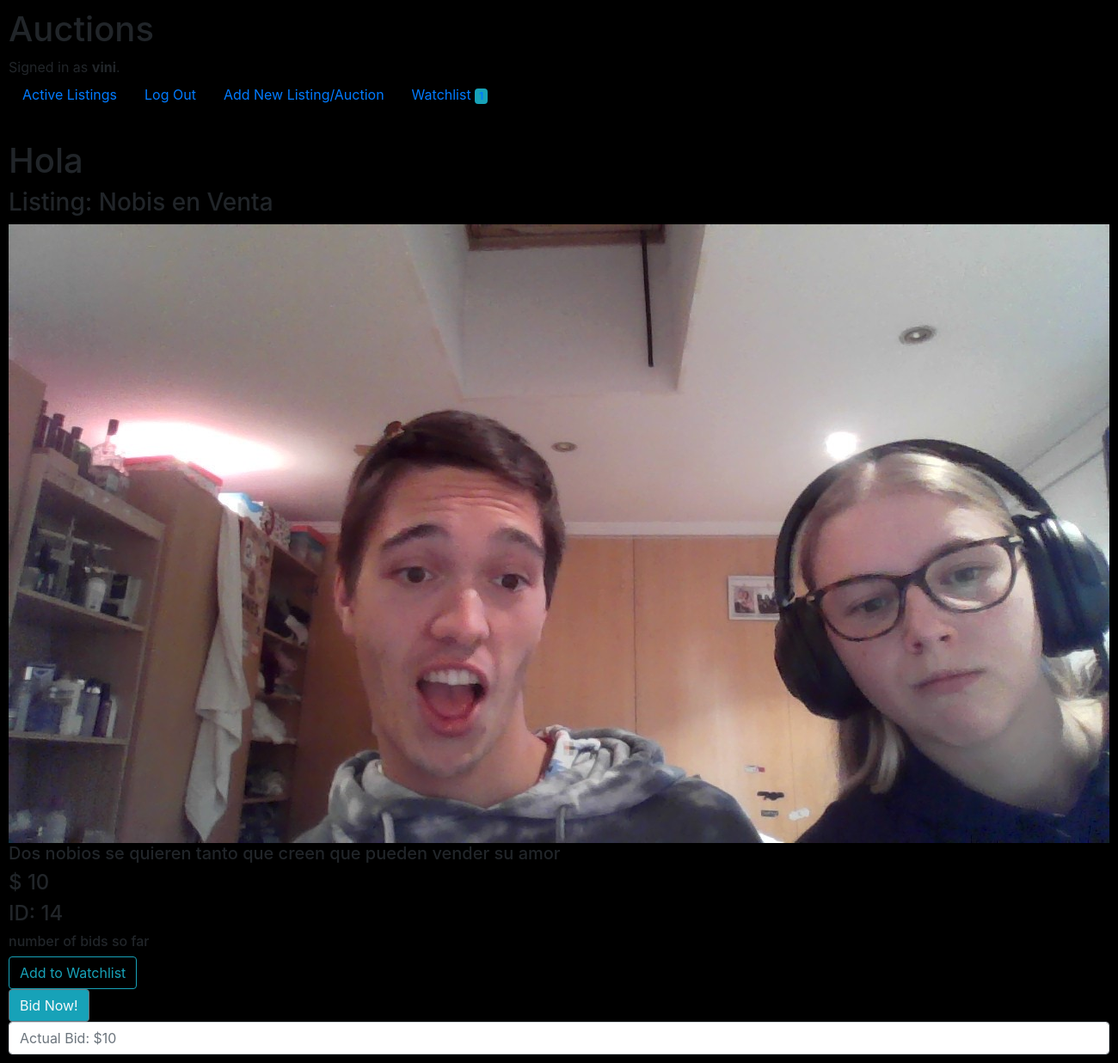
Page /listings/14 (signed in) on the committed database.
### auctions/models.py (models this page shows, shortened)
class User(AbstractUser):
    watchlist_counter = models.IntegerField(default=0, blank=True)
    watchlist = models.ManyToManyField(Auction, related_name='watchlist', blank=True)

class Auction(models.Model):
    image = models.ImageField(null=True, blank=True, upload_to="static/auctions/media")
    starting_bid = models.IntegerField(null=True)
    price = models.IntegerField()
    title = models.CharField(max_length=64)
    description = models.TextField()
    date = models.DateTimeField(auto_now=True)
    category = models.CharField(
        max_length=3,
        choices=CATEGORIES
    )

### auctions/views.py (the view)
# urls.py: path("listings/<int:listing_id>", views.listing_details, name="listing_details"),
@login_required(login_url='auctions/login.html')
def listing_details(request, listing_id):
    listing = Auction.objects.get(pk=listing_id)
    watchlist = request.user.watchlist.all()
    return render(request, "auctions/listing_details.html", {
        "listing": listing,
        "watchlist": watchlist
    })

### auctions/templates/auctions/listing_details.html (shortened to what this page needs)
{% extends "auctions/layout.html" %}
{% block body %}
    <h1>Hola</h1>
    <h3>Listing: {{ listing.title }}</h3>
     <img src="/{{ listing.image }}"" alt="image" />
    <h5>{{ listing.description }}</h5>
    <h4>$ {{ listing.price }}</h4>
    <h4>ID: {{ listing.id }}</h4>
    <h6>number of bids so far</h6>
    {% if listing not in watchlist %}
        <form action="{% url 'add_to_watchlist' listing.id %}" method="post">
            <input type="submit" class="btn btn-outline-info" value="Add to Watchlist">
        </form>
    {% else %}
        <form action="{% url 'remove_from_watchlist' listing.id %}" method="post">
            {% csrf_token %}
            <input type="submit" class="btn btn-outline-info" value="Remove from Watchlist">
        </form>
    {% endif %}
    <form action="{% url 'bid' listing.id %}" method="post">
        <div class="input-group-prepend">
            <button class="btn btn-outline-secondary bg-info text-light" type="submit">Bid Now!</button>
        </div>
        <input required type="number" min="{{ listing.price }}"  class="form-control" name="bid" placeholder="Actual Bid: ${{ listing.price }}">
    </form>
{% endblock %}

### auctions/templates/auctions/layout.html (shortened to what this page needs)
{% load static %}
<!DOCTYPE html>
<html lang="en">
    <head>
        <link rel="stylesheet" href="https://stackpath.bootstrapcdn.com/bootstrap/4.4.1/css/bootstrap.min.css">
        <link href="{% static 'auctions/styles.css' %}" rel="stylesheet">
    </head>
    <body>
        <h1>Auctions</h1>
        <div>
            {% if user.is_authenticated %}
                Signed in as <strong>{{ user.username }}</strong>.
            {% else %}
                Not signed in.
            {% endif %}
        </div>
        <ul class="nav">
            <li class="nav-item">
                <a class="nav-link" href="{% url 'index' %}">Active Listings</a>
            </li>
            {% if user.is_authenticated %}
                <li class="nav-item">
                    <a class="nav-link" href="{% url 'logout' %}">Log Out</a>
                </li>
                <li class="nav-item">
                    <a class="nav-link" href="{% url 'add' %}">Add New Listing/Auction</a>
                </li>
                <li class="nav-item">
                    <a class="nav-link" href="{% url 'watchlist' %}">Watchlist <span class="badge bg-info">{{ user.watchlist_counter }}</span>
                    </a>
                </li>
            {% endif %}
        </ul>
        <hr>
        {% block body %}
        {% endblock %}
    </body>
</html>

### auctions/static/auctions/styles.css (style rules this page uses)
body { padding: 10px; background: black; }

### rows in the picture
User: username "vini", watchlist_counter "1"
Auction: title "Nobis en Venta", image (picture), description "Dos nobios se quieren tanto que creen que pueden vender su amor", price "10", id "14", bid "Actual Bid: $10"
